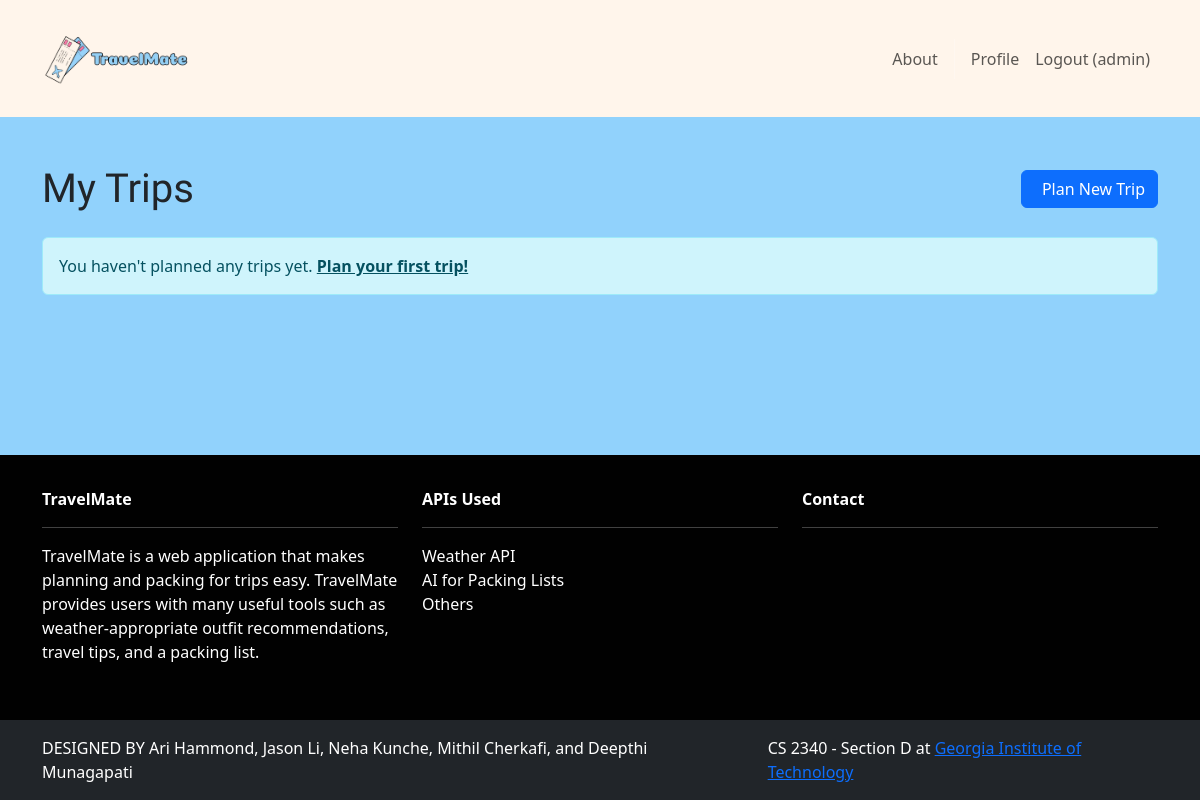
The app's page /trips/my-trips/ (signed in), older data.
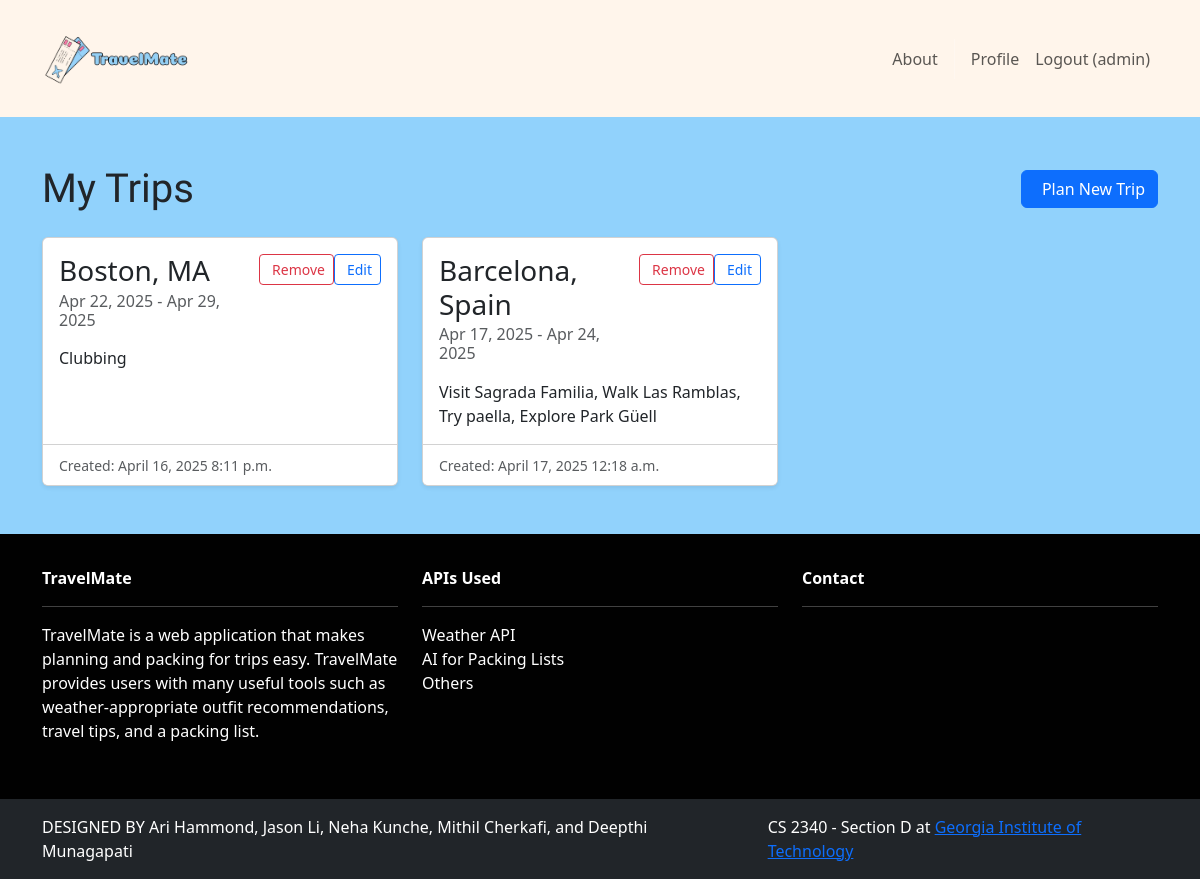
The same page, newer data.
### trips/models.py (models this page shows, shortened)
class inputTrip(models.Model):
    created_at = models.DateTimeField(default=timezone.now)
    user = models.ForeignKey(User, null=True, on_delete=models.CASCADE)
    destination = models.CharField("Chosen Destination", max_length=200)
    start_date = models.DateField("Start Date")
    end_date = models.DateField("End Date")
    activities = models.TextField("Desired Activities", max_length=500)
    weather = models.TextField("Weather Info", blank=True, null=True)
    packing_list = models.TextField("Packing List", blank=True, null=True)
    activities_list = models.TextField("Activities List", blank=True, null=True)
    considerations = models.TextField("Additional Considerations", blank=True, null=True)
    class Meta:
        ordering = ['created_at']
        verbose_name = "Trip"
        verbose_name_plural = "Trips"

### trips/views.py (the view)
# urls.py: path('my-trips/', views.trips_list, name='trips'),
@login_required
def trips_list(request):
    trips = inputTrip.objects.filter(user=request.user)
    return render(request, 'trips/list.html', {'trips': trips})

### trips/templates/trips/list.html (shortened to what this page needs)
{% extends 'base.html' %}
{% load static %}
{% block content %}
<div class="container py-5">
    <div class="d-flex justify-content-between align-items-center mb-4">
        <h1 class="coiny-regular mb-0">My Trips</h1>
        <a href="{% url 'plan_trip' %}" class="btn btn-primary">
             Plan New Trip
        </a>
    </div>
    {% if trips %}
    <div class="row row-cols-1 row-cols-md-2 row-cols-lg-3 g-4">
        {% for trip in trips %}
        <div class="col">
            <div class="card h-100 shadow-sm">
                <div class="card-body">
                    <div class="d-flex justify-content-between align-items-start">
                        <div>
                            <h3 class="card-title">{{ trip.destination }}</h3>
                            <h6 class="card-subtitle mb-2 text-muted">
                                {{ trip.start_date|date:"M d, Y" }} - {{ trip.end_date|date:"M d, Y" }}
                            </h6>
                        </div>
                        <form method="POST" action="{% url 'delete_trip' trip.id %}">
                            <button type="submit" class="btn btn-sm btn-outline-danger"
                                    onclick="return confirm('Are you sure you want to remove this trip?')">
                                 Remove
                            </button>
                        </form>
                        <a href="{% url 'edit_trip' trip.id %}" class="btn btn-sm btn-outline-primary">
                             Edit
                        </a>
                    </div>
                    <div class="trip-activities mt-2" style="
                        display: -webkit-box;
                        -webkit-line-clamp: 2;
                        -webkit-box-orient: vertical;
                        overflow: hidden;
                        text-overflow: ellipsis;
                    ">
                        {{ trip.activities }}
                    </div>
                </div>
                <div class="card-footer bg-white">
                    <small class="text-muted">Created: {{ trip.created_at|date:"F j, Y g:i a" }}</small>
                </div>
            </div>
        </div>
        {% endfor %}
    </div>
    {% else %}
    <div class="alert alert-info">
        You haven't planned any trips yet. <a href="{% url 'plan_trip' %}" class="alert-link">Plan your first trip!</a>
    </div>
    {% endif %}
</div>
{% endblock %}

Row changes from the older to the newer data that the page shows:
added inputTrip: destination "Boston, MA", start_date "Apr 22, 2025", end_date "Apr 29, 2025", activities "Clubbing", created_at "April 16, 2025 8:11 p.m."
added inputTrip: destination "Barcelona, Spain", start_date "Apr 17, 2025", end_date "Apr 24, 2025", activities "Visit Sagrada Familia, Walk Las Ramblas, Try paella, Explore Park Güell", created_at "April 17, 2025 12:18 a.m."
Text that changed along with them:
text no longer shown: "You haven't planned any trips yet. Plan your first trip!"
